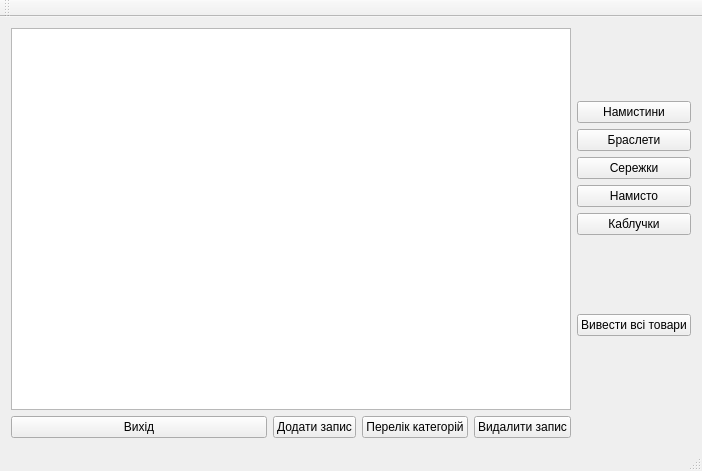
<?xml version="1.0" encoding="UTF-8"?>
<ui version="4.0">
 <class>MainWindow</class>
 <widget class="QMainWindow" name="MainWindow">
  <property name="geometry">
   <rect>
    <x>0</x>
    <y>0</y>
    <width>702</width>
    <height>471</height>
   </rect>
  </property>
  <property name="windowTitle">
   <string>Головне меню</string>
  </property>
  <property name="pixmap" stdset="0">
   <pixmap>../../Desktop/jewelry/beads/beads2.jpg</pixmap>
  </property>
  <widget class="QWidget" name="centralWidget">
   <layout class="QGridLayout" name="gridLayout">
    <item row="0" column="0">
     <widget class="QTableView" name="table1"/>
    </item>
    <item row="0" column="1">
     <layout class="QVBoxLayout" name="verticalLayout_3">
      <item>
       <layout class="QVBoxLayout" name="verticalLayout">
        <item>
         <layout class="QVBoxLayout" name="verticalLayout_2">
          <item>
           <widget class="QPushButton" name="Beads">
            <property name="text">
             <string>Намистини</string>
            </property>
           </widget>
          </item>
          <item>
           <widget class="QPushButton" name="Bracelets">
            <property name="text">
             <string>Браслети</string>
            </property>
           </widget>
          </item>
          <item>
           <widget class="QPushButton" name="Earrings">
            <property name="text">
             <string>Сережки</string>
            </property>
           </widget>
          </item>
          <item>
           <widget class="QPushButton" name="Necklace">
            <property name="text">
             <string>Намисто</string>
            </property>
           </widget>
          </item>
          <item>
           <widget class="QPushButton" name="Rings">
            <property name="text">
             <string>Каблучки</string>
            </property>
           </widget>
          </item>
         </layout>
        </item>
       </layout>
      </item>
      <item>
       <widget class="QPushButton" name="Select_all">
        <property name="text">
         <string>Вивести всі товари</string>
        </property>
       </widget>
      </item>
     </layout>
    </item>
    <item row="1" column="0">
     <layout class="QHBoxLayout" name="horizontalLayout_2">
      <item>
       <widget class="QPushButton" name="Quit">
        <property name="text">
         <string>Вихід</string>
        </property>
       </widget>
      </item>
      <item>
       <layout class="QHBoxLayout" name="horizontalLayout">
        <item>
         <widget class="QPushButton" name="Add">
          <property name="text">
           <string>Додати запис</string>
          </property>
         </widget>
        </item>
        <item>
         <widget class="QPushButton" name="Perelik">
          <property name="text">
           <string>Перелік категорій</string>
          </property>
         </widget>
        </item>
        <item>
         <widget class="QPushButton" name="Delete">
          <property name="text">
           <string>Видалити запис</string>
          </property>
         </widget>
        </item>
       </layout>
      </item>
     </layout>
    </item>
   </layout>
  </widget>
  <widget class="QMenuBar" name="menuBar">
   <property name="geometry">
    <rect>
     <x>0</x>
     <y>0</y>
     <width>702</width>
     <height>21</height>
    </rect>
   </property>
  </widget>
  <widget class="QToolBar" name="mainToolBar">
   <attribute name="toolBarArea">
    <enum>TopToolBarArea</enum>
   </attribute>
   <attribute name="toolBarBreak">
    <bool>false</bool>
   </attribute>
  </widget>
  <widget class="QStatusBar" name="statusBar"/>
 </widget>
 <layoutdefault spacing="6" margin="11"/>
 <resources/>
 <connections>
  <connection>
   <sender>Perelik</sender>
   <signal>clicked()</signal>
   <receiver>table1</receiver>
   <slot>selectAll()</slot>
   <hints>
    <hint type="sourcelabel">
     <x>133</x>
     <y>346</y>
    </hint>
    <hint type="destinationlabel">
     <x>142</x>
     <y>276</y>
    </hint>
   </hints>
  </connection>
 </connections>
</ui>
